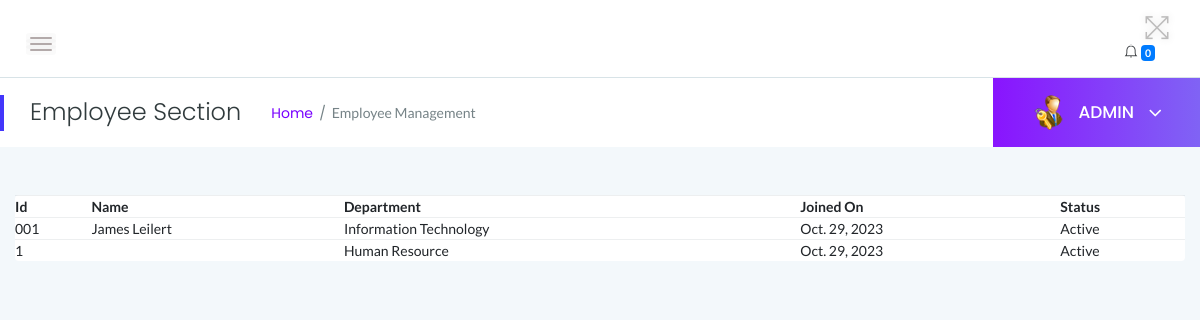
/myadmin/employees/ (signed in), run on the app's committed database.
### myadmin/models.py (models this page shows, shortened)
class Employee(models.Model):
    user = models.OneToOneField(User, on_delete=models.CASCADE, default=None)
    empcode = models.CharField(max_length=10, primary_key=True)
    firstName = models.CharField(max_length=100)
    lastName = models.CharField(max_length=100)
    email = models.EmailField()
    password = models.CharField(max_length=255)
    employee_type = models.CharField(
        max_length=10,
        choices=UN_CHOICES,
        default='Non-Union'
    )
    gender = models.CharField(
        max_length=10,
        choices=GENDER_CHOICES,
        default='Male'
    )
    dob = models.DateField(auto_now_add=True)
    department = models.ForeignKey(Department, on_delete=models.CASCADE)
    address = models.CharField(max_length=255, default="80100")
    city = models.CharField(max_length=100, default="Mombasa")
    country = models.CharField(max_length=100)
    mobileno = models.CharField(max_length=10)
    status = models.CharField(
        max_length=10,
        choices=EMP_CHOICES,
        default='Active'
    )
    PostingDate = models.DateField(auto_now_add=True)

class Department(models.Model):
    department_name = models.CharField(max_length=255)
    department_shortname = models.CharField(max_length=50)
    department_code = models.CharField(max_length=10)
    CreationDate = models.DateField(auto_now_add=True)
    def __str__(self):
        return self.department_name

### myadmin/views.py (the view)
# urls.py: path('employees/', views.employees, name='employees'),
@login_required
def employees(request):
    if not request.user.is_authenticated:
        return redirect('admin_login')  # Redirect to the appropriate URL
    msg = None
    if request.method == 'GET':
        if 'inid' in request.GET:
            id = request.GET.get('inid')
            status = "Inactive"
            employee = Employee.objects.get(id=id)
            employee.Status = status
            employee.save()
            return redirect('employees')
        if 'id' in request.GET:
            id = request.GET.get('id')
            status = "Active"
            employee = Employee.objects.get(id=id)
            employee.Status = status
            employee.save()
            return redirect('employees')
    employees = Employee.objects.all()
    context = {
        'employees': employees,
        'msg': msg
    }
    return render(request, 'admin/employees.html', context)

### myadmin/templates/admin/employees.html (shortened to what this page needs)
{% load static %}
<!doctype html>
<html class="no-js" lang="en">
<head>
    <link rel="stylesheet" href="{% static 'css/bootstrap.min.css' %}">
    <link rel="stylesheet" href="{% static 'css/font-awesome.min.css' %}">
    <link rel="stylesheet" href="{% static 'css/themify-icons.css' %}">
    <link rel="stylesheet" href="{% static 'css/metisMenu.css' %}">
    <link rel="stylesheet" href="{% static 'css/owl.carousel.min.css' %}">
    <link rel="stylesheet" href="{% static 'css/slicknav.min.css' %}">
    <link rel="stylesheet" href="https://www.amcharts.com/lib/3/plugins/export/export.css" type="text/css" media="all" />
    <link rel="stylesheet" type="text/css" href="https://cdn.datatables.net/1.10.19/css/jquery.dataTables.css">
    <link rel="stylesheet" type="text/css" href="https://cdn.datatables.net/1.10.18/css/dataTables.bootstrap4.min.css">
    <link rel="stylesheet" type="text/css" href="https://cdn.datatables.net/responsive/2.2.3/css/responsive.bootstrap.min.css">
    <link rel="stylesheet" type="text/css" href="https://cdn.datatables.net/responsive/2.2.3/css/responsive.jqueryui.min.css">
    <link rel="stylesheet" href="{% static 'css/typography.css' %}">
    <link rel="stylesheet" href="{% static 'css/default-css.css' %}">
    <link rel="stylesheet" href="{% static 'css/styles.css' %}">
    <link rel="stylesheet" href="{% static 'css/responsive.css' %}">
</head>
<body>
<div class="page-container">
    <div class="main-content">
        <div class="header-area">
            <div class="row align-items-center">
                <div class="col-md-6 col-sm-8 clearfix">
                    <div class="nav-btn pull-left">
                        <span></span>
                        <span></span>
                        <span></span>
                    </div>
                </div>
                <div class="col-md-6 col-sm-4 clearfix">
                    <ul class="notification-area pull-right">
                        <li id="full-view"><i class="ti-fullscreen"></i></li>
                        {% include 'admin/admin-notification.html' %}
                    </ul>
                </div>
            </div>
        </div>
        <div class="page-title-area">
            <div class="row align-items-center">
                <div class="col-sm-6">
                    <div class="breadcrumbs-area clearfix">
                        <h4 class="page-title pull-left">Employee Section</h4>
                        <ul class="breadcrumbs pull-left">
                            <li><a href="{% url 'myadmin:dashboard' %}">Home</a></li>
                            <li><span>Employee Management</span></li>
                        </ul>
                    </div>
                </div>
                <div class="col-sm-6 clearfix">
                    <div class="user-profile pull-right">
                        <img class="avatar user-thumb" src="{% static 'images/admin.png' %}" alt="avatar">
                        <h4 class="user-name dropdown-toggle" data-toggle="dropdown">ADMIN <i class="fa fa-angle-down"></i></h4>
                    </div>
                </div>
            </div>
        </div>
        <div class="main-content-inner">
            <div class="row">
                <div class="col-12 mt-5">
                    <div class="card">
    <table>
        <thead>
            <tr>
                <th>Id</th>
                <th>Name</th>
                <th>Department</th>
                <th>Joined On</th>
                <th>Status</th>
            </tr>
        </thead>
        <tbody>
            {% for employee in employees %}
            <tr>
                <td>{{ employee.empcode }}</td>
                <td>{{ employee.firstName }} {{ employee.lastName }}</td>
                <td>{{ employee.department }}</td>
                <td>{{ employee.PostingDate }}</td>
                <td>{{ employee.status }}</td>
            </tr>
            {% endfor %}
        </tbody>
    </table>
                            </div>
  </div>
                    </div>
                </div>
            </div>
        </div>
</body>
</html>

### data on the page
Employee: empcode "001", firstName "James", lastName "Leilert", department "Information Technology", PostingDate "Oct. 29, 2023", status "Active"
Employee: empcode "1", department "Human Resource", PostingDate "Oct. 29, 2023", status "Active"

### other printed values
{{ notifications|length }} "0"
